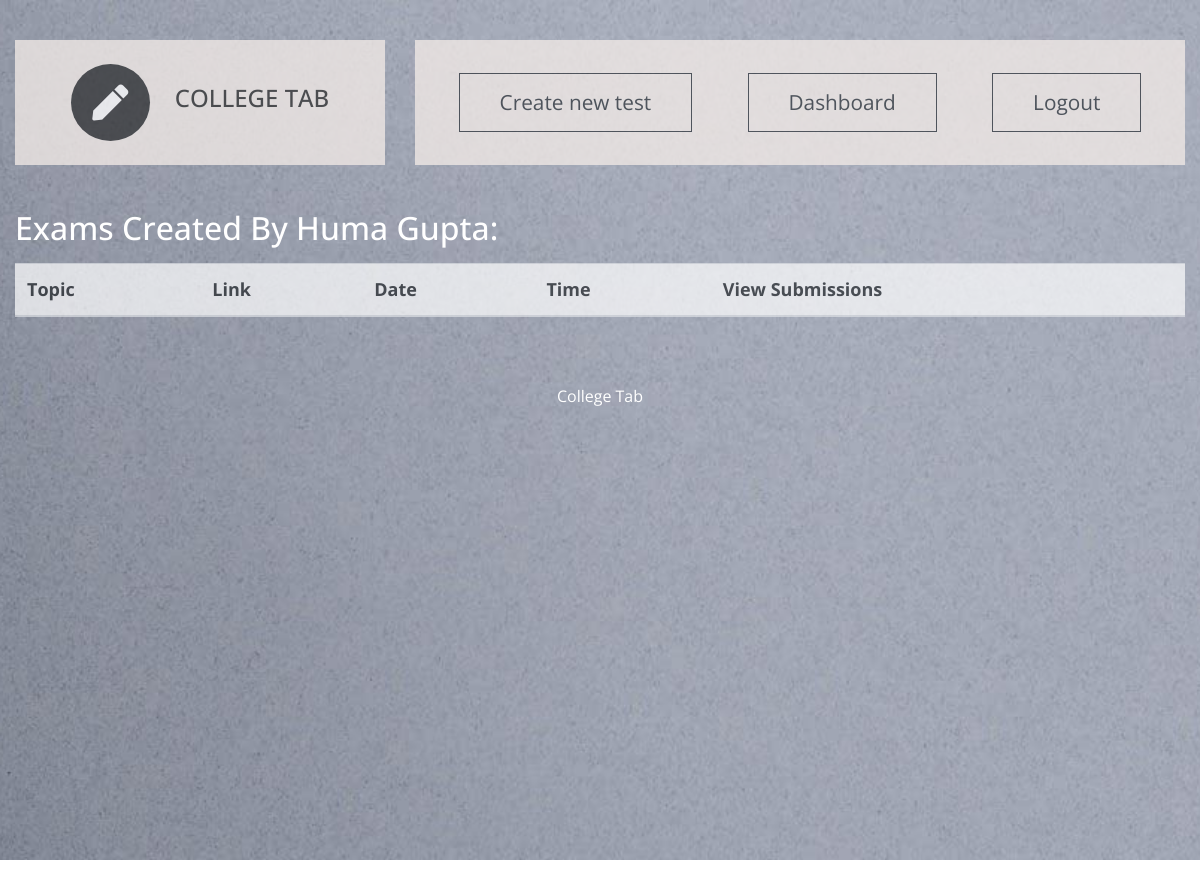
The app's page /t_dashboard/t_sub_exam/7/1/IT-601, older data.
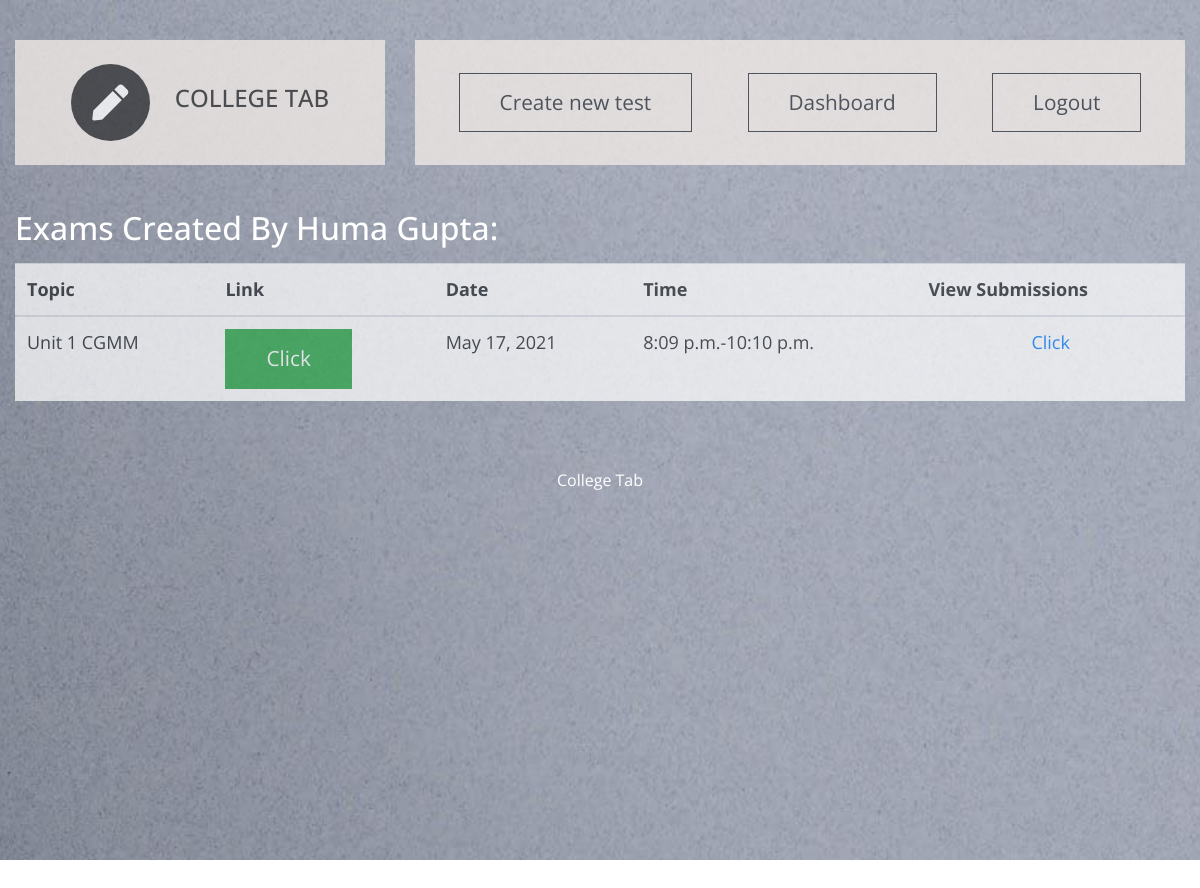
The same page, newer data.
### ctapp/models.py (models this page shows, shortened)
class Test(models.Model):
    topic = models.CharField(max_length=50)
    link = models.CharField(max_length=1000)
    form_link=models.CharField(max_length=1000,default="Google Link")#google form link
    c_id  = models.ForeignKey(Class,on_delete=models.CASCADE)       #class id
    s_id = models.ForeignKey(subject,on_delete=models.CASCADE)  #subject id
    t_id = models.ForeignKey(teacher,on_delete=models.CASCADE)  #teacher id
    date = models.DateField()
    starttime = models.TimeField(auto_now=False,auto_now_add=False)
    endtime = models.TimeField(auto_now=False,auto_now_add=False)

### ctapp/views.py (the view, shortened to what this page needs)
# urls.py: path('t_sub_exam/<int:t_id>/<int:c_id>/<str:sub_id>',views.teach_exam_create, name='t_subject_exam_db'),# create exam
def teach_exam_create(request,t_id,c_id,sub_id):
    current_teacher = teacher.objects.get(id=t_id)
    current_subject = subject.objects.get(subject_code=sub_id)
    current_class=Class.objects.get(id=c_id)
    exam_list = get_exam_teacher(current_subject,current_teacher,current_class)
    form = TestCreateForm()
    context = {'teacher':current_teacher,'exam_list':exam_list,'subject':current_subject,'class':current_class,'form':form}
    template = loader.get_template('teacher dashboard examination.html')
    return HttpResponse(template.render(context, request))

### ctapp/views.py (called while the page is built)
def get_exam_teacher(current_subject,current_teacher,current_class):
    try:
        return Test.objects.filter(t_id=current_teacher).filter(s_id=current_subject).filter(c_id=current_class)
    except teacher_assign.DoesNotExist:
        return False

### ctapp/templates/teacher dashboard examination.html (shortened to what this page needs)
<!DOCTYPE html>
<html lang="en">
  {% load static %}
  {% load widget_tweaks %}
  <head>
    <link rel="stylesheet" href="{% static 'css/all.min.css' %}" />
    <link rel="stylesheet" href="{% static 'css/bootstrap.min.css' %}" />
    <link rel="stylesheet" href="{% static 'css/templatemo-style.css' %}" />
  </head>
  <body id="assignmentPage">
    <div class="parallax-window" data-parallax="scroll" data-image-src="{% static 'img/assignments.jpg' %}">
      <div class="container-fluid">
        <div class="row tm-brand-row">
          <div class="col-lg-4 col-11">
            <div class="tm-brand-container tm-bg-white-transparent">
              <i class="fas fa-2x fa-pen tm-brand-icon"></i>
              <div class="tm-brand-texts">
                <h1 class="text-uppercase tm-brand-name">College Tab</h1>
              </div>
            </div>
          </div>
          <div class="col-lg-8 col-1">
            <div class="tm-nav">
              <nav
                class="navbar navbar-expand-lg navbar-light tm-bg-white-transparent tm-navbar">
                <div class="collapse navbar-collapse" id="navbarNav">
                  <ul class="navbar-nav">
                    <li class="nav-item">
                        <button data-toggle="collapse" data-target="#create" class="btn btn-outline-dark">Create new test</a>
                    </li>
                    <li class="nav-item">
                      <a href="{% url 'teacher:t_db' teacher.id %}" class="btn btn-outline-dark">
                        Dashboard
                      </a>
                    </li>
                    <li class="nav-item">
                      <a href="{% url 't_logout' %}" class="btn btn-outline-dark">
                        Logout
                      </a>
                    </li>
                  </ul>
                </div>
              </nav>
            </div>
          </div>
        </div>
          <section class="row" id="tmServices">
            <div class="col-12">
              <p><h2 style="color:white;">Exams Created By {{teacher.name}}:</h2></p>
                  <div id="assignments">
                    <table class="table table-hover">
                      <thead>
                        <tr>
                          <th scope="col">Topic</th>
                          <th scope="col">Link</th>
                          <th scope="col">Date</th>
                          <th scope="col">Time</th>
                          <th scope="col">View Submissions</th>
                        </tr>
                      </thead>
                      <tbody>
                        {% for exam in exam_list %}
                        <tr>
                          <td scope="row">{{exam.topic}}</td>
                          <td><a href="{{ exam.form_link }}" class="btn btn-success assign_btn" target="_blank">Click</a></td>
                          <td>{{exam.date}}</td>
                          <td>{{exam.starttime}}-{{exam.endtime}}</td>
                          <td class="text-center"><a href="{% url 'teacher:t_subject_exam_submission' teacher.id class.id subject.subject_code exam.id %}">Click</a></td>
                        </tr>
                        {% endfor %}
                      </tbody>
                    </table>
                  </div>
              </div>
          </section>
         <footer class="row">
            <p class="col-12 text-white text-center tm-copyright-text">
              College Tab
            </p>
          </footer>
        </div>
      </div>
    </body>
  </html>

Row changes from the older to the newer data that the page shows:
added Test: topic "Unit 1 CGMM", date "May 17, 2021", starttime "8:09 p.m.", endtime "10:10 p.m."
